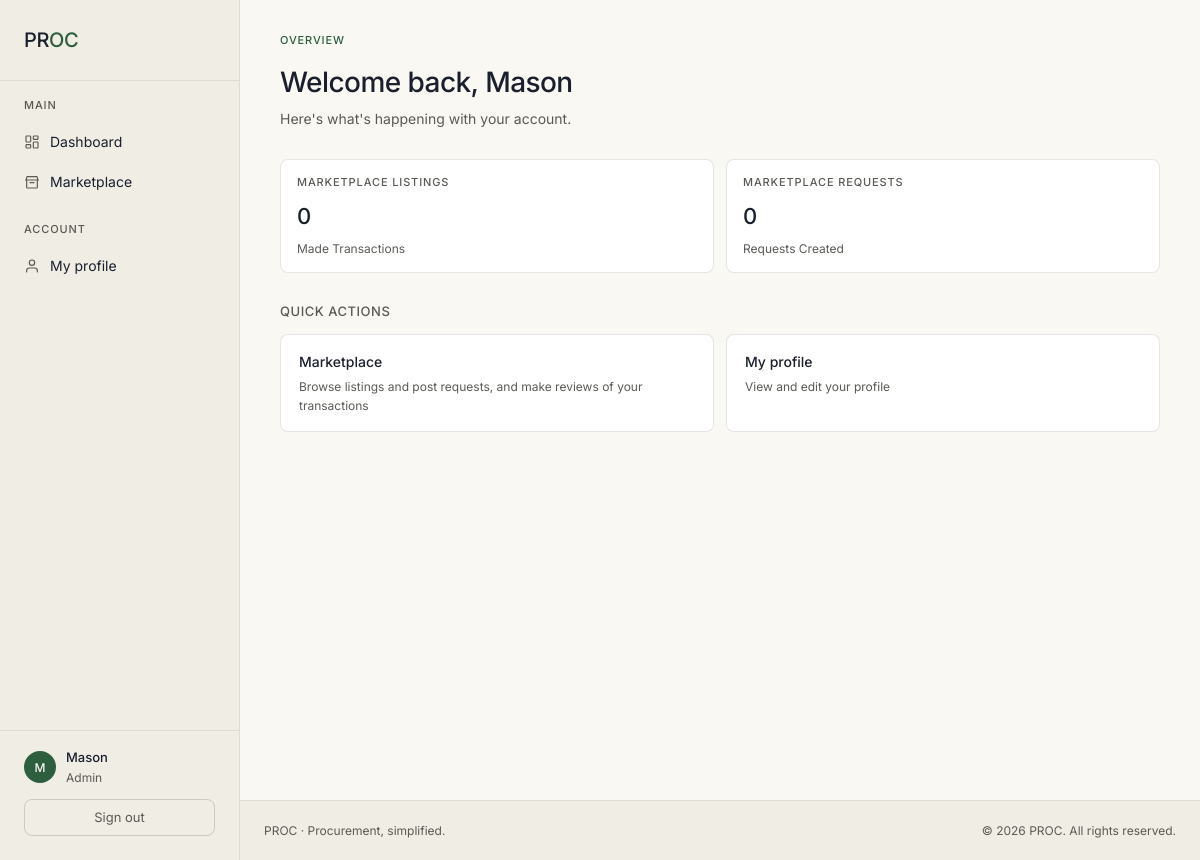
Before: /dashboard/ (signed in) with the older database file.
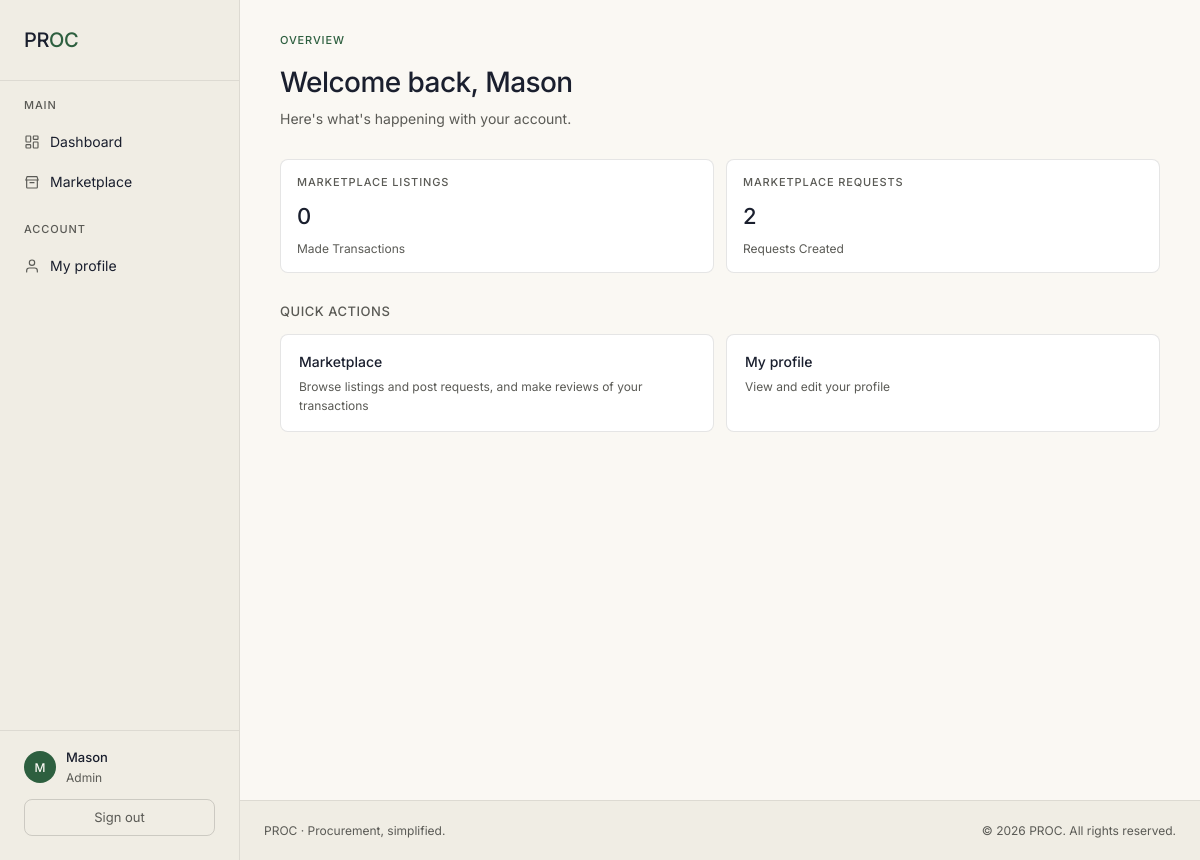
After: the same page with the newer database file.
### authentication/models.py (models this page shows, shortened)
class Client(AbstractBaseUser, PermissionsMixin):
    ACCOUNT_TYPE_CHOICES = [
        ('business', 'Business'),
        ('consumer', 'Consumer'),
        ('admin', 'Admin'),
    ]
    username = models.CharField(max_length=150, unique=True)
    email = models.EmailField(unique=True)
    account_type = models.CharField(max_length=20, choices=ACCOUNT_TYPE_CHOICES)
    contact_number = models.CharField(max_length=20, blank=True)
    profile_image = models.ImageField(upload_to='uploads/profile_pictures/', null=True, blank=True)
    is_active = models.BooleanField(default=True)
    is_staff = models.BooleanField(default=False)
    date_joined = models.DateTimeField(default=timezone.now)
    objects = ClientManager()
    USERNAME_FIELD = 'username'
    REQUIRED_FIELDS = ['email']
    class Meta:
        db_table = 'client'
        verbose_name = 'Client'
        verbose_name_plural = 'Clients'
    @property
    def is_business(self):
        return self.account_type == 'business'

### dashboard/views.py (the view, shortened to what this page needs)
# urls.py: path('', views.dashboard_view, name='dashboard'),
@login_required
def dashboard_view(request):
    recent_activity_limit = 2
    context = {
        'user': request.user,
        'account_type': request.user.account_type,
    }
    return render(request, 'dashboard/dashboard.html', context)

### templates/dashboard/dashboard.html (shortened to what this page needs)
{% extends "base.html" %}
{% load humanize %}
{% block content %}
<div class="dash-greeting">
    <div class="eyebrow">Overview</div>
    <div class="title">Welcome back, {{ user.username }}</div>
    <div class="sub">Here's what's happening with your account.</div>
</div>
{% if user.business_profile %}
<div class="dash-section">
    <div class="metric-grid">
        <div class="metric">
            <div class="metric-label">Open requests</div>
            <div class="metric-value">{{ open_requests_count|default:0|intcomma }}</div>
            <div class="metric-delta">Available to bid on</div>
        </div>
        <div class="metric">
            <div class="metric-label">Requests joined</div>
            <div class="metric-value">{{ participations_count|default:0|intcomma }}</div>
            <div class="metric-delta">Currently in your review list</div>
        </div>
        <div class="metric">
            <div class="metric-label">Offers submitted</div>
            <div class="metric-value">{{ submitted_offers_count|default:0|intcomma }}</div>
            <div class="metric-delta">Across all your bids</div>
        </div>
    </div>
</div>
<div class="dash-section">
    <div class="two-col">
        <div class="card">
            <div class="dash-section-head">
                <div class="dash-section-title">Recently joined</div>
                <a href="{% url 'purchase_requests:review_list' %}" class="dash-section-link">View all</a>
            </div>
            {% if recent_participations %}
                <div class="activity-list">
                    {% for p in recent_participations %}
                    <div class="activity-row">
                        <span class="activity-marker"></span>
                        <div class="activity-text">
                            <div class="activity-title">{{ p.purchase_request.title }}</div>
                            <div class="activity-sub">{{ p.purchase_request.get_category_display }} · ₱{{ p.purchase_request.budget|floatformat:2|intcomma }}</div>
                        </div>
                        <div class="activity-date">{{ p.joined_at|date:"M d" }}</div>
                    </div>
                    {% endfor %}
                </div>
            {% else %}
                <div class="activity-empty">No requests joined yet.</div>
            {% endif %}
        </div>
        <div class="card">
            <div class="dash-section-head">
                <div class="dash-section-title">Recent offers</div>
                <a href="{% url 'purchase_requests:my_offers' %}" class="dash-section-link">View all</a>
            </div>
            {% if recent_offers %}
                <div class="activity-list">
                    {% for offer in recent_offers %}
                    <div class="activity-row">
                        {% if offer.status == 'accepted' %}
                            <span class="activity-marker"></span>
                        {% elif offer.status == 'rejected' %}
                            <span class="activity-marker danger"></span>
                        {% else %}
                            <span class="activity-marker neutral"></span>
                        {% endif %}
                        <div class="activity-text">
                            <div class="activity-title">{{ offer.purchase_request.title }}</div>
                            <div class="activity-sub">{{ offer.status|capfirst }}</div>
                        </div>
                        <div class="activity-date">{{ offer.submitted_at|date:"M d" }}</div>
                    </div>
                    {% endfor %}
                </div>
            {% else %}
                <div class="activity-empty">No offers submitted yet.</div>
            {% endif %}
        </div>
    </div>
</div>
<div class="dash-section">
    <div class="metric-grid">
        <div class="metric">
            <div class="metric-label">Marketplace Listings</div>
            <div class="metric-value">{{ user.listings.all.count }}</div>
            <div class="metric-delta">Listings Created</div>
        </div>
        <div class="metric">
            <div class="metric-label">Business Responses</div>
            <div class="metric-value">{{ user.responses.all.count }}</div>
            <div class="metric-delta">Offered to Consumers</div>
        </div>
        <div class="metric">
            <div class="metric-label">Business Rating to Consumers</div>
            <div class="metric-value">{{ user.business_profile.rating }} ★</div>
            <div class="metric-delta">Out of 10 ★</div>
        </div>
    </div>
</div>
<div class="dash-section">
    <div class="dash-section-head">
        <div class="dash-section-title">Quick actions</div>
    </div>
    <div class="actions-grid">
        <a href="{% url 'purchase_requests:available_list' %}" class="action-card">
            <div class="action-title">Browse requests</div>
            <div class="action-desc">Find open procurement requests</div>
        </a>
        <a href="{% url 'purchase_requests:review_list' %}" class="action-card">
            <div class="action-title">Review list</div>
            <div class="action-desc">Requests you've joined</div>
        </a>
        <a href="{% url 'purchase_requests:my_requests' %}" class="action-card">
            <div class="action-title">My requests</div>
            <div class="action-desc">Manage requests you posted</div>
        </a>
        <a href="{% url 'purchase_requests:create' %}" class="action-card">
            <div class="action-title">New request</div>
            <div class="action-desc">Post a purchase request</div>
        </a>
        <a href="{% url 'marketplace:business_marketplace' %}" class="action-card">
            <div class="action-title">Marketplace</div>
            <div class="action-desc">Browse requests and post listings, and see made transactions and their reviews</div>
        </a>
    </div>
</div>
{% else %}
<div class="dash-section">
    <div class="metric-grid">
        <div class="metric">
            <div class="metric-label">Marketplace Listings</div>
            <div class="metric-value">{{ user.listing_transaction.all.count }}</div>
            <div class="metric-delta">Made Transactions</div>
        </div>
        <div class="metric">
            <div class="metric-label">Marketplace Requests</div>
            <div class="metric-value">{{ user.marketplace_request.all.count }}</div>
            <div class="metric-delta">Requests Created</div>
        </div>
    </div>
</div>
<div class="dash-section">
    <div class="dash-section-head">
        <div class="dash-section-title">Quick actions</div>
    </div>
    <div class="actions-grid" style="grid-template-columns: 1fr 1fr;">
        <a href="{% url 'marketplace:consumer_marketplace' %}" class="action-card">
            <div class="action-title">Marketplace</div>
            <div class="action-desc">Browse listings and post requests, and make reviews of your transactions</div>
        </a>
        <a href="{% url 'profiles:my_profile' %}" class="action-card">
            <div class="action-title">My profile</div>
            <div class="action-desc">View and edit your profile</div>
        </a>
    </div>
</div>
{% endif %}
{% endblock %}

### templates/base.html (shortened to what this page needs)
{% load static %}
<!DOCTYPE html>
<html lang="en">
<head>
    <link rel="stylesheet" href="{% static 'css/theme.css' %}">
</head>
<body>
<div class="layout">
    {% if user.is_authenticated %}
    <aside class="sidebar">
        <div class="brand">
            <div class="brand-name">PR<span class="dot">OC</span></div>
        </div>
        <div class="nav-section">
            <div class="nav-label">Main</div>
            <a href="{% url 'dashboard:dashboard' %}" class="nav-link">
                <span class="nav-icon">
                </span> Dashboard
            </a>
            {% if user.business_profile %}
            <a href="{% url 'marketplace:business_marketplace' %}" class="nav-link">
                <span class="nav-icon">
                    <svg viewBox="0 0 24 24" fill="none" stroke="currentColor" stroke-width="1.75" stroke-linecap="round" stroke-linejoin="round"><path d="M3 9l1.5-5h15L21 9"/><path d="M4 9v11a1 1 0 0 0 1 1h14a1 1 0 0 0 1-1V9"/><path d="M3 9h18"/><path d="M9 13h6"/></svg>
                </span> Marketplace
            </a>
            {% else %}
            <a href="{% url 'marketplace:consumer_marketplace' %}" class="nav-link">
                <span class="nav-icon">
                    <svg viewBox="0 0 24 24" fill="none" stroke="currentColor" stroke-width="1.75" stroke-linecap="round" stroke-linejoin="round"><path d="M3 9l1.5-5h15L21 9"/><path d="M4 9v11a1 1 0 0 0 1 1h14a1 1 0 0 0 1-1V9"/><path d="M3 9h18"/><path d="M9 13h6"/></svg>
                </span> Marketplace
            </a>
            {% endif %}
        </div>
        <div class="nav-section">
            <div class="nav-label">Account</div>
            <a href="{% url 'profiles:my_profile' %}" class="nav-link">
                <span class="nav-icon">
                    <svg viewBox="0 0 24 24" fill="none" stroke="currentColor" stroke-width="1.75" stroke-linecap="round" stroke-linejoin="round"><path d="M20 21v-2a4 4 0 0 0-4-4H8a4 4 0 0 0-4 4v2"/><circle cx="12" cy="7" r="4"/></svg>
                </span> My profile
            </a>
        </div>
        <div class="sidebar-footer">
            <div class="user-chip">
                <div class="user-avatar">
                    {% if user.profile_image %}
                        <img src="{{ user.profile_image.url }}" alt="{{ user.username }} profile picture">
                    {% else %}
                        {{ user.username|first|upper }}
                    {% endif %}
                </div>
                <div class="user-info">
                    <div class="user-name">{{ user.username }}</div>
                    <div class="user-role">{{ user.account_type }}</div>
                </div>
            </div>
            <a href="{% url 'authentication:logout' %}" class="sidebar-action">Sign out</a>
        </div>
    </aside>
    {% endif %}
    <main class="main">
        {% block content %}{% endblock %}
    </main>
</div>
{% if user.is_authenticated %}
<footer class="app-footer">
    <div class="app-footer-row">
        <div>PROC · Procurement, simplified.</div>
        <div>&copy; {% now "Y" %} PROC. All rights reserved.</div>
    </div>
</footer>
{% endif %}
</body>
</html>

### templates/dashboard/dashboard.html (style rules this page uses)
.dash-greeting { margin-bottom: 28px; }
.dash-greeting .eyebrow { font-size: 11px; font-weight: 500; letter-spacing: 0.08em; text-transform: uppercase; color: var(--accent); margin-bottom: 10px; }
.dash-greeting .title { font-size: 28px; font-weight: 500; letter-spacing: -0.02em; color: var(--text-primary); margin-bottom: 4px; }
.dash-greeting .sub { font-size: 14px; color: var(--text-secondary); }
.dash-section { margin-bottom: 28px; }
.dash-section-head { display: flex; align-items: baseline; justify-content: space-between; gap: 12px; margin-bottom: 12px; }
.dash-section-title { font-size: 13px; font-weight: 500; letter-spacing: 0.04em; text-transform: uppercase; color: var(--text-secondary); }
.actions-grid { display: grid; grid-template-columns: repeat(4, 1fr); gap: 12px; }
.action-card { background: var(--bg-surface); border: 0.5px solid var(--border); border-radius: var(--radius); padding: 16px 18px; text-decoration: none; color: var(--text-primary); display: flex; flex-direction: column; gap: 4px; transition: border-color 0.12s, background 0.12s; }
.action-title { font-size: 14px; font-weight: 500; color: var(--text-primary); }
.action-desc { font-size: 12px; color: var(--text-secondary); }

Changed rows visible on the page:
changed Client "Mason": marketplace_request.all.count "0" → "2"
